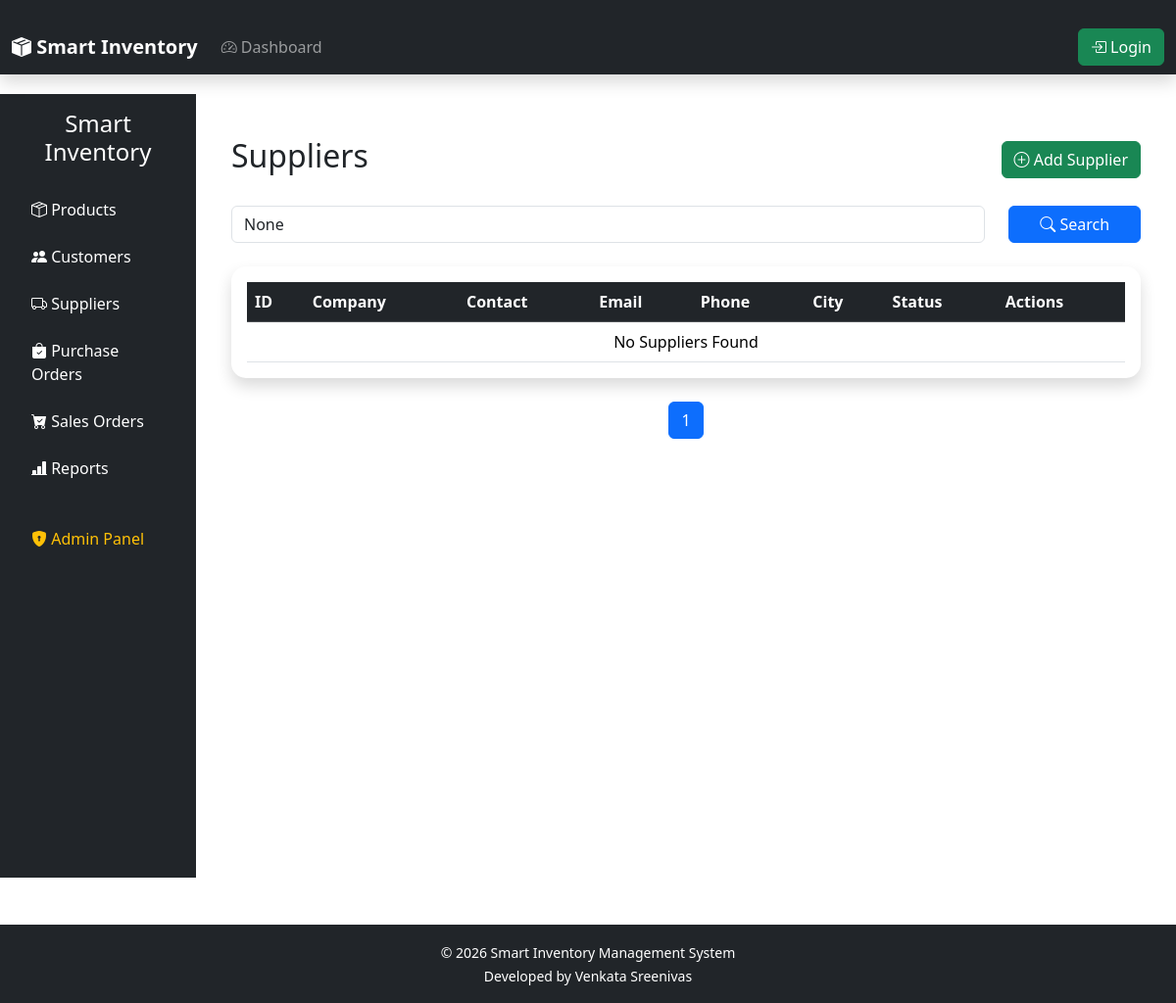
Page /suppliers/ on the earlier database version.
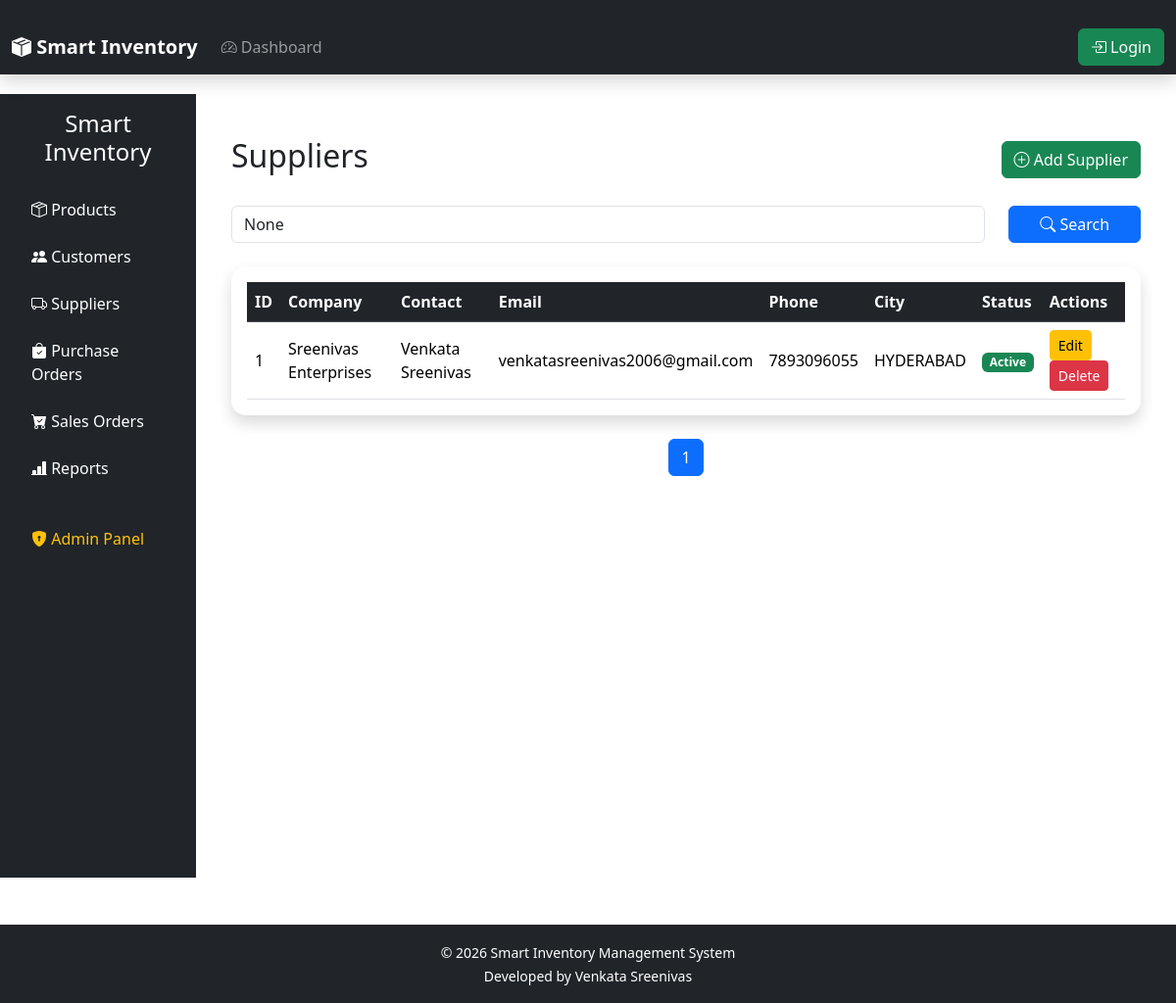
Same page on the later database version.
### suppliers/models.py (models this page shows, shortened)
class Supplier(models.Model):
    company_name = models.CharField(
        max_length=200
    )
    contact_person = models.CharField(
        max_length=100
    )
    email = models.EmailField(
        unique=True
    )
    phone = models.CharField(
        max_length=15,
        unique=True
    )
    gst_number = models.CharField(
        max_length=30,
        unique=True
    )
    address = models.TextField()
    city = models.CharField(
        max_length=100
    )
    country = models.CharField(
        max_length=100,
        default="India"
    )
    is_active = models.BooleanField(
        default=True
    )
    created_at = models.DateTimeField(
        auto_now_add=True
    )
    updated_at = models.DateTimeField(
        auto_now=True
    )
    class Meta:
        ordering = ["company_name"]
        verbose_name = "Supplier"
        verbose_name_plural = "Suppliers"

### suppliers/views.py (the view)
def supplier_list(request):
    suppliers = Supplier.objects.all().order_by("-id")
    search = request.GET.get("search")
    if search:
        suppliers = suppliers.filter(
            company_name__icontains=search
        )
    paginator = Paginator(suppliers, 10)
    page_number = request.GET.get("page")
    page_obj = paginator.get_page(page_number)
    context = {
        "suppliers": page_obj,
        "page_obj": page_obj,
        "search": search,
    }
    return render(
        request,
        "suppliers/supplier_list.html",
        context
    )

### templates/suppliers/supplier_list.html (shortened to what this page needs)
{% extends 'base.html' %}
{% block content %}
<div class="container-fluid">
    <div class="d-flex justify-content-between align-items-center mb-4">
        <h2>Suppliers</h2>
        <a href="{% url 'add_supplier' %}" class="btn btn-success">
            <i class="bi bi-plus-circle"></i>
            Add Supplier
        </a>
    </div>
    <form method="GET" class="row mb-4">
        <div class="col-md-10">
            <input
                type="text"
                name="search"
                class="form-control"
                placeholder="Search Supplier..."
                value="{{ search }}"
            >
        </div>
        <div class="col-md-2">
            <button class="btn btn-primary w-100">
                <i class="bi bi-search"></i>
                Search
            </button>
        </div>
    </form>
    <div class="card shadow">
        <div class="card-body">
            <table class="table table-hover align-middle">
                <thead class="table-dark">
                    <tr>
                        <th>ID</th>
                        <th>Company</th>
                        <th>Contact</th>
                        <th>Email</th>
                        <th>Phone</th>
                        <th>City</th>
                        <th>Status</th>
                        <th>Actions</th>
                    </tr>
                </thead>
                <tbody>
                    {% for supplier in suppliers %}
                    <tr>
                        <td>{{ supplier.id }}</td>
                        <td>{{ supplier.company_name }}</td>
                        <td>{{ supplier.contact_person }}</td>
                        <td>{{ supplier.email }}</td>
                        <td>{{ supplier.phone }}</td>
                        <td>{{ supplier.city }}</td>
                        <td>
                            {% if supplier.is_active %}
                                <span class="badge bg-success">
                                    Active
                                </span>
                            {% else %}
                                <span class="badge bg-danger">
                                    Inactive
                                </span>
                            {% endif %}
                        </td>
                        <td>
                            <a
                                href="{% url 'edit_supplier' supplier.id %}"
                                class="btn btn-warning btn-sm">
                                Edit
                            </a>
                            <a
                                href="{% url 'delete_supplier' supplier.id %}"
                                class="btn btn-danger btn-sm">
                                Delete
                            </a>
                        </td>
                    </tr>
                    {% empty %}
                    <tr>
                        <td colspan="8" class="text-center">
                            No Suppliers Found
                        </td>
                    </tr>
                    {% endfor %}
                </tbody>
            </table>
        </div>
    </div>
    <nav class="mt-4">
        <ul class="pagination justify-content-center">
            {% for num in page_obj.paginator.page_range %}
            <li class="page-item {% if page_obj.number == num %}active{% endif %}">
                <a
                    class="page-link"
                    href="?page={{ num }}&search={{ search }}">
                    {{ num }}
                </a>
            </li>
            {% endfor %}
        </ul>
    </nav>
</div>
{% endblock %}

Differences in the rows shown:
added Supplier: id "1", company_name "Sreenivas Enterprises", contact_person "Venkata Sreenivas", email "venkatasreenivas2006@gmail.com", phone "7893096055", city "HYDERABAD", is_active "Active"
Other differences:
text no longer shown: "No Suppliers Found"
